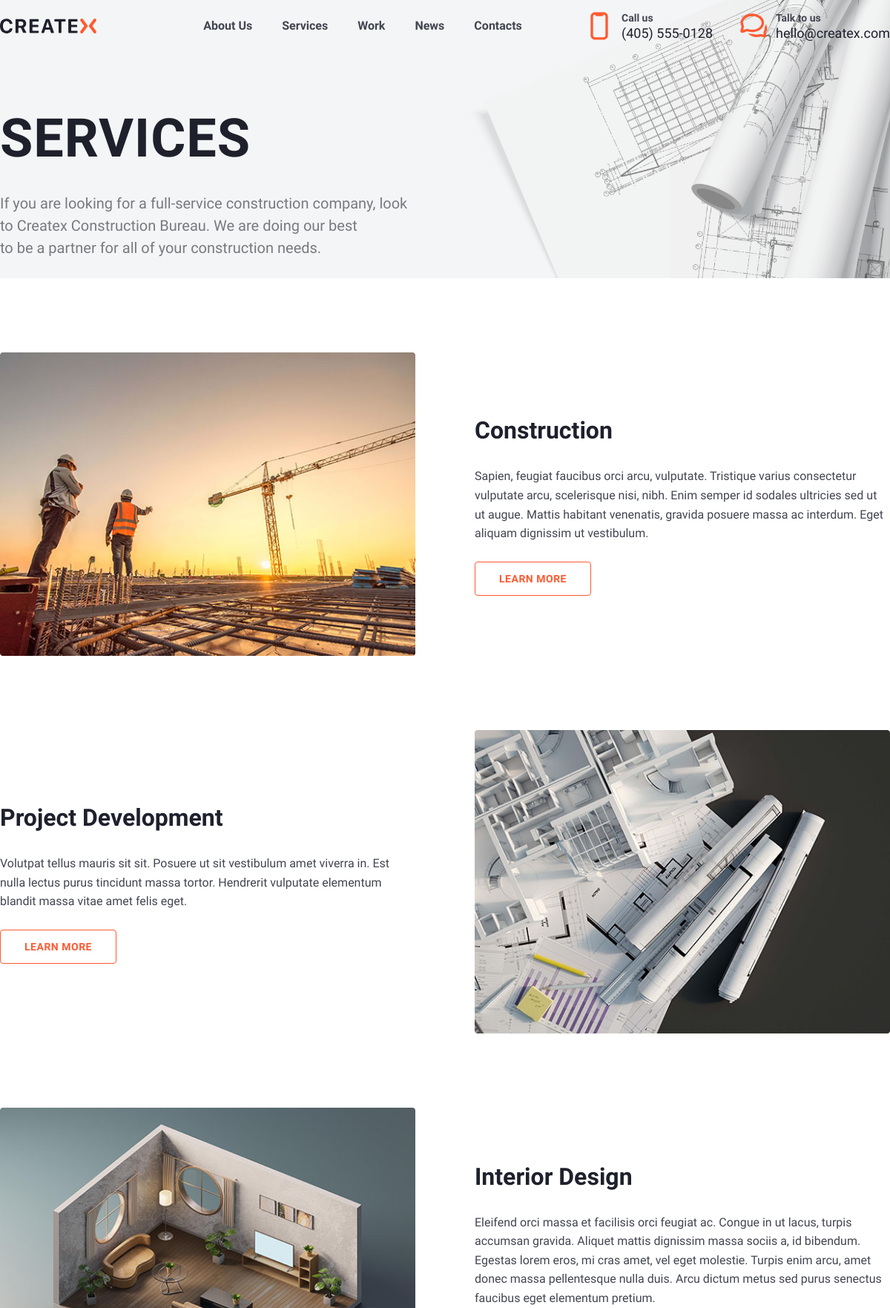
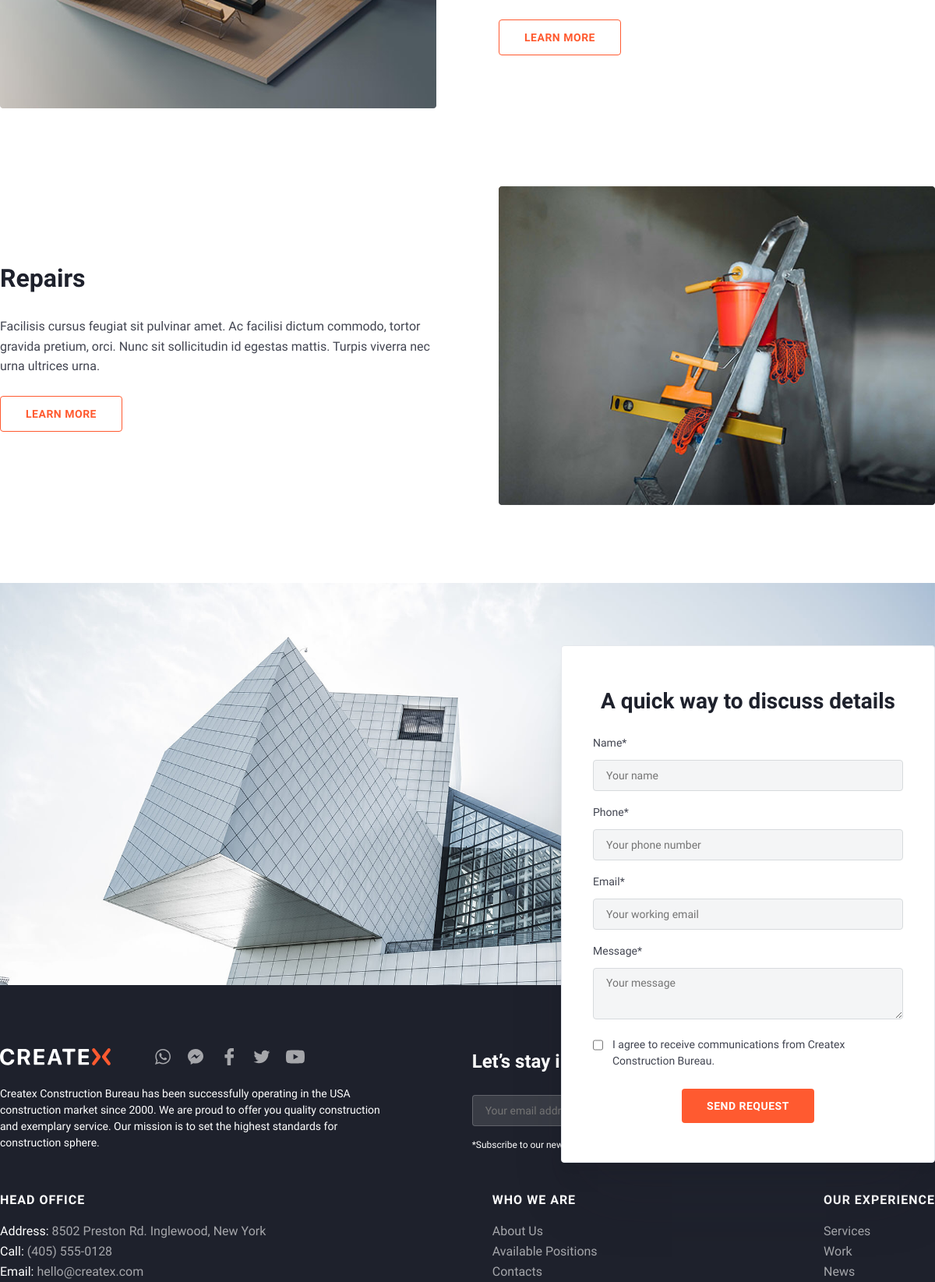
Page /services/ (upper part) on the committed database (2 pictures, top to bottom).
### createx/models.py (models this page shows, shortened)
class HeaderContent(models.Model):
    title = models.CharField(max_length=100, verbose_name='Заголовок')
    content = models.TextField(max_length=1000, verbose_name='Содержание')
    img = models.ImageField(upload_to="header/%Y/%m/%d/", verbose_name='Фотография')
    class Meta:
        verbose_name = "Заголовок страницы"
        verbose_name_plural = "Заголовоки страниц"

### services/models.py (models this page shows, shortened)
class OurServices(models.Model):
    title = models.CharField(max_length=1250, verbose_name='Наименование услуги')
    content = models.TextField(verbose_name='Описание услуги')
    slug = models.SlugField(max_length=125,unique=True, db_index=True, verbose_name='URL-услуги')
    servicesImg = models.ImageField(upload_to='services/servicesImg/Logo/%Y/%m/%d/', verbose_name='Логотип')
    servicesOfferImg = models.ImageField(upload_to='services/servicesImg/servicesOfferImg/%Y/%m/%d/', verbose_name='Фотография-offer')
    icon = models.ImageField(upload_to='services/servicesIcon/icon/%Y/%m/%d/', verbose_name='Иконка №1')
    icon_hover = models.ImageField(upload_to='services/servicesIcon/icon_hover/%Y/%m/%d/', verbose_name='Иконка №2 hover')
    is_active = models.BooleanField(default=True)
    class Meta:
        verbose_name = "Наша услуга"
        verbose_name_plural = "Наши услуги"

### services/views.py (the view)
# urls.py: path('',ServicesPage.as_view(), name='services'),#Главная страница services - все услуги
class ServicesPage(FormsMixin,ListView):
    model = OurServices
    template_name =  'services/homeservices.html'
    context_object_name = 'services'
    queryset = OurServices.objects.filter(is_active=True)
    def get_context_data(self, **kwargs):
        context = super().get_context_data(**kwargs)
        c_def = self.get_user_context()
        context['title'] = 'Services'
        context['header'] = HeaderContent.objects.get(title='SERVICES')
        context = dict(list(context.items()) + list(c_def.items()))
        return context

### createx/utils.py (called while the page is built)
    def get_user_context(self,**kwargs):
        context = kwargs
        context['AskFromUserForm'] = AskFromUserForm
        context['UserSubscribeForm'] = UserSubscribeForm
        context['DiscussForUserForm'] = DiscussForUserForm
        return context

### createx/templates/services/homeservices.html
{% extends "base.html" %}
{% load createx_tag %}
{% load static %}
{% block content %}
{% include 'include/headerContent.html' %}
	<section class="our_services_block">
		{% for service in services %}
		{%if forloop.counter|divisibleby:2 == False %}
		<div class="services_item">
			<div class="services_block_img">
				<img src="{{service.servicesImg.url}}" alt="{{service.title}}" class="services_img">
			</div>
			<div class="services_content_block">
				<h2 class="h2_32">{{service.title}}</h2>
				<p class="p_16">{{service.content}}</p>
				<a href="{% url 'services' service.slug %}"><button class="link_btn">learn more</button></a>
			</div>
		</div>
		{% else %}
		<div class="services_item_reverse">
			<div class="services_block_img">
				<img src="{{service.servicesImg.url}}" alt="{{service.title}}" class="services_img">
			</div>
			<div class="services_content_block">
				<h2 class="h2_32">{{service.title}}</h2>
				<p class="p_16">{{service.content}}</p>
				<a href="{% url 'services' service.slug %}"><button class="link_btn">learn more</button></a>
			</div>
		</div>
		{% endif %}
		{% endfor %}
	</section>
{% endblock content %}

### createx/templates/include/headerContent.html
{% load static %}
<section class="header_content_block">
		<div class="header_content">
			<div class="content_in_header">
				<h2 class="header_h2_title">{{header.title}}</h2>
				<p class="p_20">{{header.content}}</p>
			</div>
		</div>
		<div class="header_content_block_img">
			<img src="{{header.img.url}}" alt="Фон" class="header_content_block_img_bg">
		</div>
</section>

### createx/static/css/min_style.css (style rules this page uses)
* { padding: 0; margin: 0; border: 0; box-sizing: border-box; }
*,*:before,*:after { -moz-box-sizing: border-box; -webkit-box-sizing: border-box; box-sizing: border-box; }
html,body { height: 100%; width: 100%; font-size: 100%; line-height: 1; font-size: 14px; -ms-text-size-adjust: 100%; -moz-text-size-adjust: 100%; -webkit-text-size-adjust: 100%; font-family: Montserrat; font-weight: 500; color: rgba(37, 43, 66, 1); }
input,button,textarea { font-family:inherit; }
button { cursor: pointer; }
a, a:visited { text-decoration: none; }
img { vertical-align: top; }
p { margin: 0; padding: 0; }
h1,h2,h3,h4,h5,h6 { font-size:inherit;font-weight: 400;margin: 0;padding: 0; }

### createx/static/css/statick_style.css (style rules this page uses)
.p_16 { color: var(--gray-800, #424551); font-size: 16px; font-style: normal; font-weight: 400; line-height: 160%; padding: 25px 0px; }
.header_h2_title { color: var(--gray-900, #1E212C); font-family: Ubuntu; font-size: 72px; font-weight: 700; line-height: 130%; letter-spacing: 1px; padding: 40px 0px 25px; }
.p_20 { color: var(--gray-700, #787A80); font-family: Ubuntu; font-size: 20px; font-weight: 400; line-height: 150%; }
.h2_32 { color: var(--gray-900, #1E212C); font-family: Ubuntu; font-size: 32px; font-weight: 700; line-height: 150%; }
.link_btn { padding: 0px 32px; border-radius: 4px; border: 1px solid #FF5A30; background-color: #FFF; color: #FF5A30; text-align: center; font-family: Ubuntu; font-size: 14px; font-style: normal; font-weight: 700; line-height: 44px; letter-spacing: 0.5px; text-transform: uppercase; }

### createx/static/css/style.css (style rules this page uses)
* { font-family: 'Ubuntu', sans-serif; }
.discuss_form input { width: 100%; padding: 11px 16px; border-radius: 4px; border: 1px solid var(--gray-400, #D7DADD); background: var(--gray-200, #F4F5F6); margin-bottom: 20px; }
.discuss_form textarea { width: 100%; border-radius: 4px; border: 1px solid var(--gray-400, #D7DADD); background: var(--gray-200, #F4F5F6); height: 66px; padding: 11px 16px; }
#id_userAgree { width: fit-content; display: inline-block; }
.header_content_block { width: 100%; height: auto; position: relative; }
.header_content_block_img { width: 100%; position: relative; left: 0; top: 0; z-index: 4; }
.header_content_block_img_bg { width: 100%; height: 100%; object-fit: cover; }
.header_content { max-width: 1230px; position: relative; height: auto; margin: 0px auto; z-index: 5; }
.content_in_header { position: absolute; width: 50%; left: 0; top: 0; padding: 100px 0px ; }
.our_services_block { max-width: 1230px; height: auto; margin: 0px auto; display: flex; flex-direction: column; gap: 100px; padding: 100px 0px; }
.services_item { width: 100%; height: auto; display: flex; justify-content: space-between; align-items: center; gap: 80px; }
.services_item_reverse { width: 100%; height: auto; display: flex; justify-content: space-between; align-items: center; gap: 80px; flex-direction: row-reverse; }
.services_block_img { width: 50%; height: auto; }
.services_img { width: 100%; height: auto; object-fit: cover; }
.services_content_block { width: 50%; height: auto; }

### rows in the picture
HeaderContent: title "SERVICES", content "If you are looking for a full-service construction company, look to Createx Construction Bureau. We are doing our best to be a partner for all of your construction needs.", img (picture)
OurServices: servicesImg (picture), title "Construction", content "Sapien, feugiat faucibus orci arcu, vulputate. Tristique varius consectetur vulputate arcu, scelerisque nisi, nibh. Enim semper id sodales ultricies sed ut ut augue. Mattis habitant venenatis, gravida posuere massa ac interdum. Eget aliquam dignissim ut vestibulum."
OurServices: servicesImg (picture), title "Project Development", content "Volutpat tellus mauris sit sit. Posuere ut sit vestibulum amet viverra in. Est nulla lectus purus tincidunt massa tortor. Hendrerit vulputate elementum blandit massa vitae amet felis eget."
OurServices: servicesImg (picture), title "Interior Design", content "Eleifend orci massa et facilisis orci feugiat ac. Congue in ut lacus, turpis accumsan gravida. Aliquet mattis dignissim massa sociis a, id bibendum. Egestas lorem eros, mi cras amet, vel eget molestie. Turpis enim arcu, amet donec massa pellentesque nulla duis. Arcu dictum metus sed purus senectus faucibus eget elementum pretium."
OurServices: servicesImg (picture), title "Repairs", content "Facilisis cursus feugiat sit pulvinar amet. Ac facilisi dictum commodo, tortor gravida pretium, orci. Nunc sit sollicitudin id egestas mattis. Turpis viverra nec urna ultrices urna."
